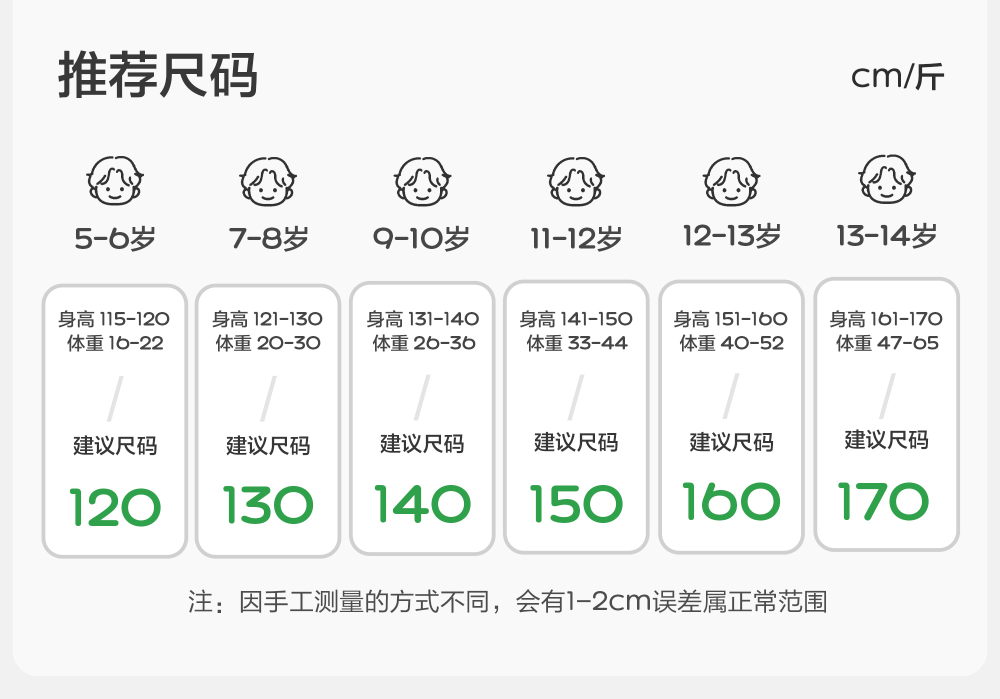
#> input picture skills/visual-detail-image-processor/template/04推荐尺码.jpg, 2000 x 1398 px (shown at 1/2 size)
$ python -i detail_template_replacer_2000.py   (imports and definitions only)
#> lines starting #> are read from the running program, lines starting #| are printed output that depends on the picture; after the words box and inside, x2 and y2 are one past the last pixel; in counts of white or black regions, pixels touching at a corner belong together
#> further down, picture is the input picture: PIL image 2000x1398 RGB; mean R, G, B 239.1, 240.5, 239.4
from __future__ import annotations

import argparse
from datetime import datetime
import json
import re
import shutil
from pathlib import Path
from typing import Any

from PIL import Image, ImageChops, ImageDraw, ImageFilter, ImageFont


OUT_W_DEFAULT = 790
SKILL_ROOT = Path(__file__).resolve().parents[1]
DEFAULT_TEMPLATE_DIR = SKILL_ROOT / "template"
DEFAULT_PRODUCT_DATA_DIR = SKILL_ROOT / "scripts" / "output" / "product_data"
DEFAULT_REPORT_DIR = SKILL_ROOT / "scripts" / "output" / "report"
DEFAULT_VISUAL_MODEL_SELECTION_DIR = SKILL_ROOT / "scripts" / "output" / "visual_model_selection"
ASSETS_DIR = SKILL_ROOT / "assets"
FONT_CN = ASSETS_DIR / "方正兰亭中黑_GBK.TTF"
FONT_CN_REGULAR = ASSETS_DIR / "方正兰亭中黑_GBK-Regular.ttf"
FONT_ONE = ASSETS_DIR / "阿里妈妈方圆体-SemiBold.ttf"
FONT_LATIN = ASSETS_DIR / "G8321-MEDIUM.OTF"

TEXT = (38, 38, 38)
BG = (247, 247, 247)
GREEN = (42, 160, 76)
LINE = (226, 226, 226)
TABLE_HEAD = (232, 232, 232)
TABLE_ROW = (255, 255, 255)
TABLE_ALT = (252, 252, 252)
LEFT_HEAD = (238, 241, 243)

MISSING_VALUES = {"", "/", "--", "无", "暂无", "无数据"}


class FontManager:
    # [122 lines left out: functions __init__, _load, for_char, normalize_missing, color_parts, product_info_value and 3 more, not called in this run]


def clear_rect(draw: ImageDraw.ImageDraw, box: tuple[int, int, int, int], fill=BG) -> None:
    draw.rectangle(box, fill=fill)


def trim_transparent_or_white(img: Image.Image) -> Image.Image:
    rgba = img.convert("RGBA")
    alpha = rgba.getchannel("A")
#> alpha: PIL image 2000x1398 L; every value is 255
    if alpha.getextrema()[0] < 255:
        bbox = alpha.getbbox()
        return rgba.crop(bbox) if bbox else rgba
    bg = Image.new("RGBA", rgba.size, (255, 255, 255, 255))
#> bg: PIL image 2000x1398 RGBA; every value is 255
    diff = ImageChops.difference(rgba, bg).convert("L")
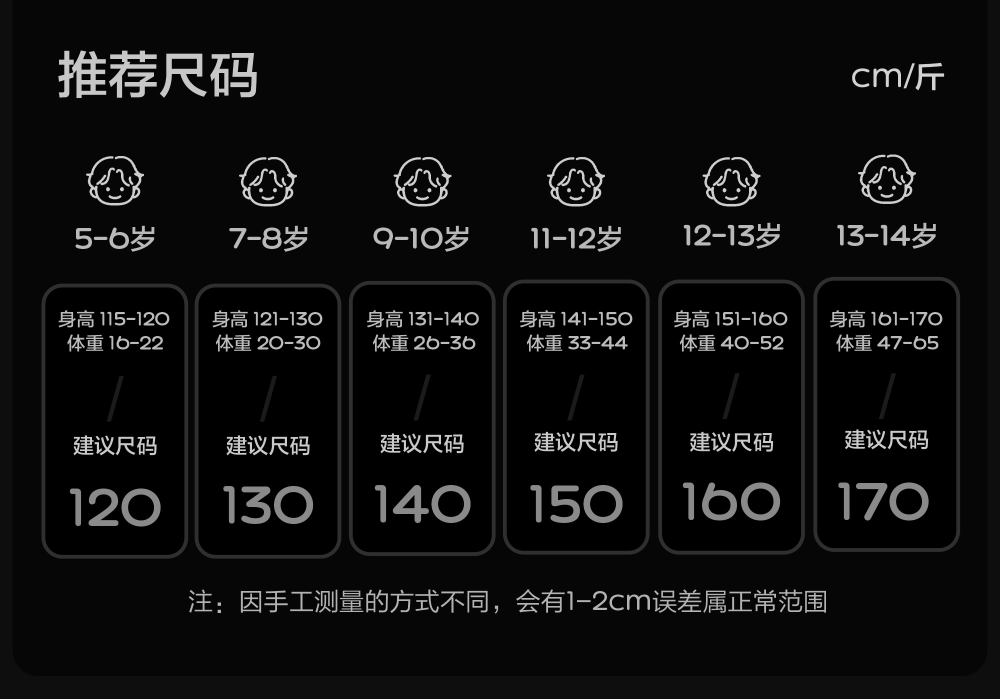
#> diff: PIL image 2000x1398 L (shown at 1/2 size); min 0, max 214, mean 15.1
    diff = Image.eval(diff, lambda p: 255 if p > 12 else 0)
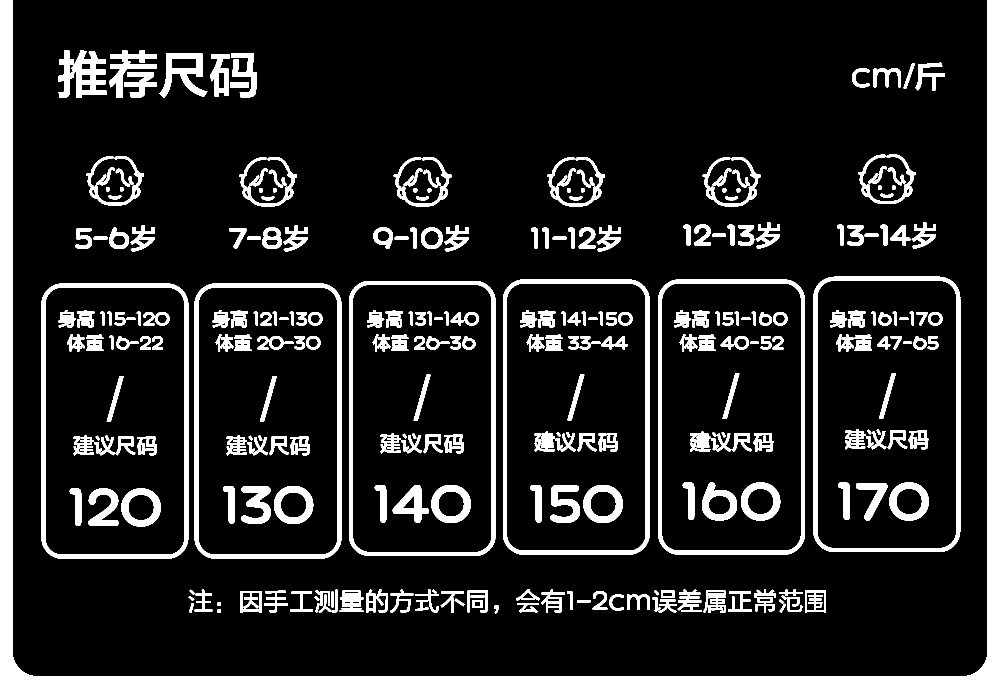
#> diff: PIL image 2000x1398 L (shown at 1/2 size); 14.9% white; 323 white regions, largest, box (x1, y1, x2, y2) and area: (0, 0, 2000, 1398) 158804, (1006, 559, 1300, 1110) 13444, (1627, 553, 1921, 1104) 13440
    bbox = diff.getbbox()
#> bbox = (0, 0, 2000, 1398)
    return rgba.crop(bbox) if bbox else rgba


# [574 lines left out: functions paste_uniform_canvas, save_downsampled, drop_empty_columns, size_table_header_label, latest_archived_product_data, load_product_data and 16 more, not called in this run]


# [2 lines not run here, left out]

>>> from PIL import Image
>>> picture = Image.open('../template/04推荐尺码.jpg')
>>> result = trim_transparent_or_white(picture)
